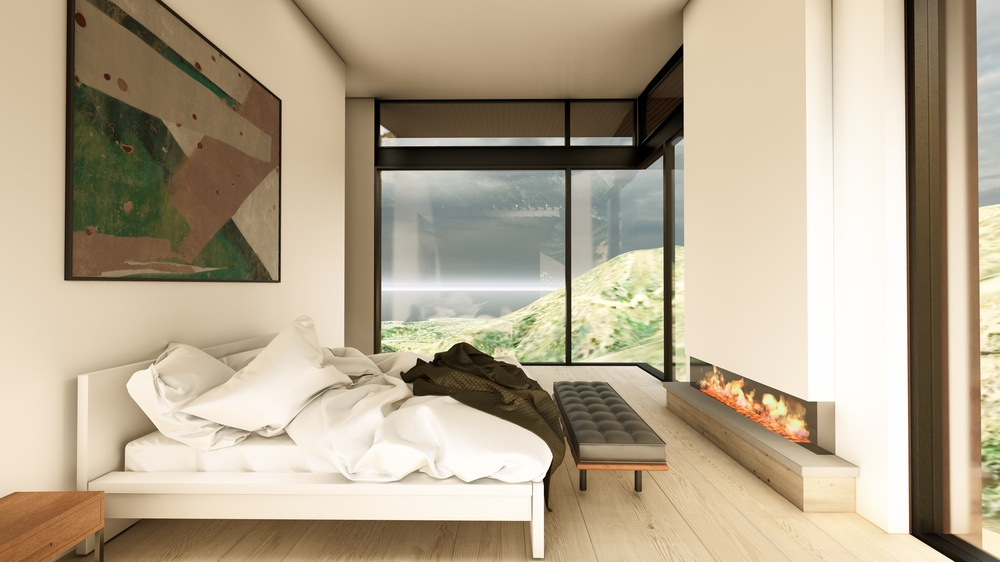
#> input picture 241212_MASTER BEDROOM_A.jpg, 1000 x 562 px, shrunk from 3840 x 2160 before the run
$ python -i realize_v8_unified.py   (imports and definitions only)
#> lines starting #> are read from the running program, lines starting #| are printed output that depends on the picture; after the words box and inside, x2 and y2 are one past the last pixel; in counts of white or black regions, pixels touching at a corner belong together
#!/usr/bin/env python3
# -*- coding: utf-8 -*-
"""
realize_v8_unified.py - Base enhancement pipeline for Transformation Portal

Provides core image enhancement functionality with support for presets,
color management, and ICC profiles. This serves as the foundation for
VFX extensions.

Usage:
    from realize_v8_unified import enhance, PRESETS
"""

from dataclasses import asdict, dataclass
from pathlib import Path
from typing import Any, Dict, Optional, Tuple, Union

import numpy as np
from PIL import Image

# Optional imports for 16-bit TIFF support
try:
    import tifffile
    HAS_TIFFFILE = True
except ImportError:
    HAS_TIFFFILE = False


# ==================== Logging Utilities ====================

def _info(msg: str) -> None:
    """Print info message."""
    print(f"[INFO] {msg}")


def _warn(msg: str) -> None:
    """Print warning message."""
    print(f"[WARN] {msg}")


def _error(msg: str) -> None:
    """Print error message."""
    print(f"[ERROR] {msg}")


# ==================== Image I/O ====================

# [164 lines left out: functions _open_any, _save_with_meta, _image_to_float_array, not called in this run]


# ==================== Preset Configuration ====================

@dataclass
class Preset:
    """Configuration preset for image enhancement."""
    name: str
    description: str
    exposure: float = 0.0
    contrast: float = 1.0
    saturation: float = 1.0
    clarity: float = 0.0
    grain: float = 0.0
    vignette: float = 0.0

    def to_dict(self) -> Dict[str, Any]:
        """Convert preset to dictionary."""
        return asdict(self)


# Predefined presets
PRESETS = {
    "signature_estate": Preset(
        name="Signature Estate",
        description="Balanced enhancement for luxury real estate",
        exposure=0.1,
        contrast=1.08,
        saturation=1.05,
        clarity=0.15,
    ),
    "signature_estate_agx": Preset(
        name="Signature Estate AGX",
        description="AgX tone mapping for luxury real estate",
        exposure=0.05,
        contrast=1.12,
        saturation=1.08,
        clarity=0.18,
    ),
    "natural": Preset(
        name="Natural",
        description="Minimal enhancement preserving original look",
        exposure=0.0,
        contrast=1.02,
        saturation=1.0,
        clarity=0.05,
    ),
}


# ==================== Core Enhancement Functions ====================

def enhance(
    img_or_arr: Union[Image.Image, np.ndarray, str, Path],
    exposure: float = 0.0,
    contrast: float = 1.0,
    saturation: float = 1.0,
    clarity: float = 0.0,
    grain: float = 0.0,
    vignette: float = 0.0,
    random_seed: Optional[int] = None,
    **kwargs
) -> Tuple[Image.Image, np.ndarray, Dict[str, Any]]:
    """
    Apply basic enhancement to an image.

    Args:
        img_or_arr: Input image (PIL Image, numpy array, or path)
        exposure: Exposure adjustment in stops (-2 to +2)
        contrast: Contrast multiplier (0.5 to 2.0)
        saturation: Saturation multiplier (0 to 2.0)
        clarity: Local contrast enhancement (0 to 1.0)
        grain: Film grain amount (0 to 1.0)
        vignette: Vignette strength (0 to 1.0)
        random_seed: Optional random seed for reproducible grain (None for random)
        **kwargs: Additional parameters (ignored)

    Returns:
        Tuple of (preview PIL Image, working numpy array, metrics dict)
    """
    import time
    t_start = time.perf_counter()

    # Load image
    if isinstance(img_or_arr, (str, Path)):
        img, _ = _open_any(img_or_arr)
        arr = _image_to_float_array(img)
    elif isinstance(img_or_arr, Image.Image):
        arr = _image_to_float_array(img_or_arr)
    elif isinstance(img_or_arr, np.ndarray):
        arr = img_or_arr.copy()
    else:
        raise TypeError(f"Unsupported input type: {type(img_or_arr)}")

    # Apply adjustments
    result = arr.copy()

    # Exposure
    if exposure != 0.0:
        result = result * (2.0 ** exposure)

    # Contrast (around middle gray)
    if contrast != 1.0:
        result = (result - 0.5) * contrast + 0.5

    # Saturation
    if saturation != 1.0:
        # Convert to HSV-like saturation adjustment
        gray = 0.299 * result[..., 0] + 0.587 * result[..., 1] + 0.114 * result[..., 2]
        gray = gray[..., None]
        result = gray + (result - gray) * saturation

    # Clarity (local contrast via unsharp mask)
    if clarity > 0.0:
        from scipy.ndimage import gaussian_filter
        blurred = gaussian_filter(result, sigma=5.0, mode='reflect')
        result = result + (result - blurred) * clarity

    # Grain
    if grain > 0.0:
        rng = np.random.default_rng(random_seed) if random_seed is not None else np.random.default_rng()
        noise = rng.normal(0, grain * 0.05, result.shape).astype(np.float32)
        result = result + noise

    # Vignette
    if vignette > 0.0:
        h, w = result.shape[:2]
        y, x = np.ogrid[:h, :w]
        cx, cy = w / 2, h / 2
        dist = np.sqrt((x - cx)**2 + (y - cy)**2)
        max_dist = np.sqrt(cx**2 + cy**2)
        vignette_mask = 1.0 - (dist / max_dist) * vignette
        vignette_mask = np.clip(vignette_mask, 0, 1)
        result = result * vignette_mask[..., None]

    # Clip to valid range
    result = np.clip(result, 0.0, 1.0)

    # Convert to PIL Image for preview
    preview = Image.fromarray((result * 255).astype(np.uint8))

    # Metrics
    elapsed_ms = int((time.perf_counter() - t_start) * 1000)
    metrics = {
        'total_time_ms': elapsed_ms,
        'exposure': exposure,
        'contrast': contrast,
        'saturation': saturation,
        'clarity': clarity,
    }

    return preview, result, metrics


# ==================== CLI Entry Point ====================

# [76 lines left out: functions main, _handle_basic_enhance, not called in this run]


# [3 lines not run here, left out]

>>> import cv2
>>> picture = cv2.imread('241212_MASTER BEDROOM_A.jpg', cv2.IMREAD_GRAYSCALE)
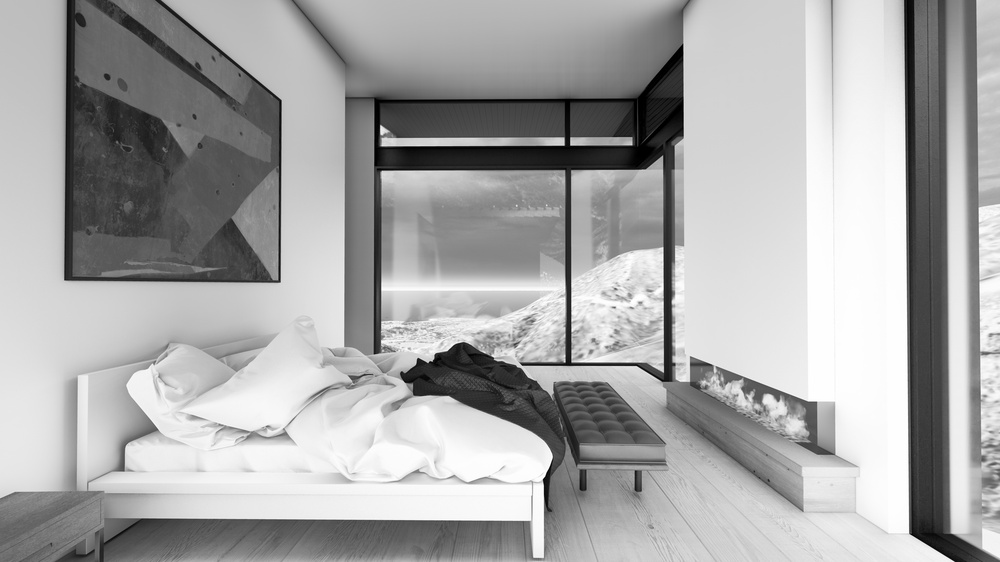
#> picture: shape (562, 1000); min 0, max 255, mean 167.9
>>> result = enhance(picture)
#> in enhance, `result = np.clip(result, 0.0, 1.0)`:
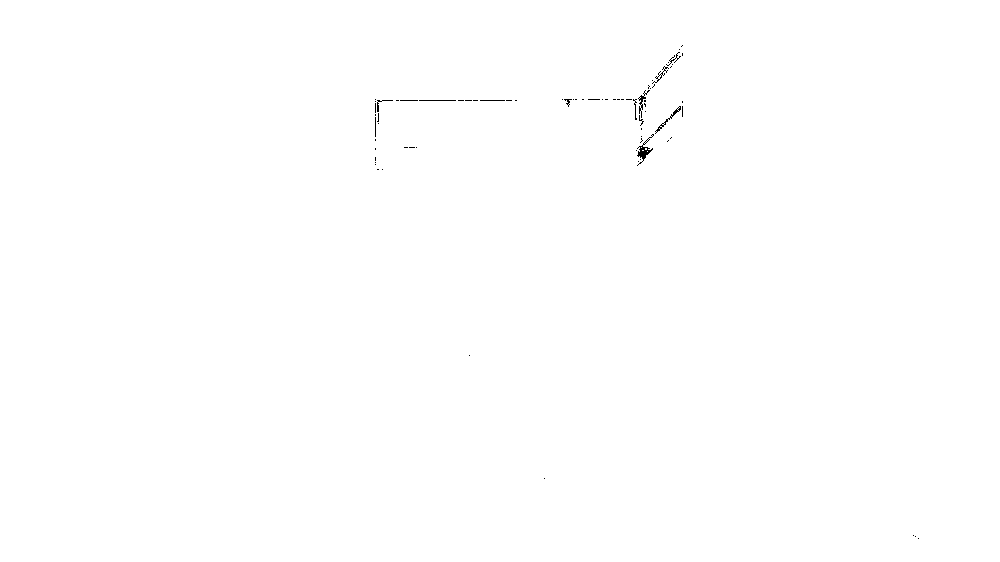
#> result: shape (562, 1000) float64; values 0 (black) and 1 (white), 99.9% white; black in thin lines or dots, all inside (x1, y1, x2, y2) = (375, 45, 919, 539)
